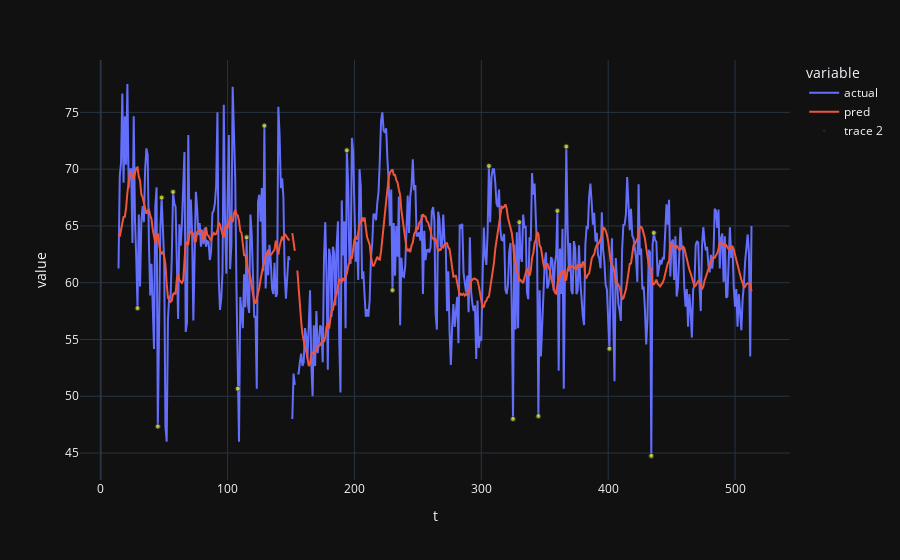
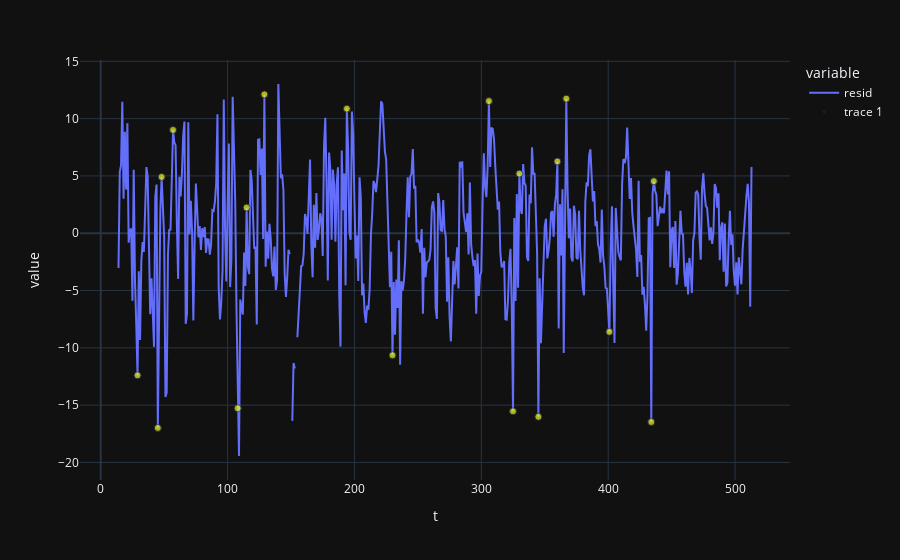

Notebook code for these charts, in order:
### Markdown cell above
### Model 1: Kalman filter + CUSUM for structural breaks

Source:
- Puhm, Martin, et al. "A Near Real-Time Method for Forest Change Detection Based on a Structural Time Series Model and the Kalman Filter." Remote Sensing 12.19 (2020): 3135.

### Code cell
""" Model setup """

import numpy as np
import bocd
import scipy as sc
from scipy import stats
from scipy.stats import multivariate_normal
from statsmodels.tsa.stattools import acovf
from scipy.ndimage.interpolation import shift

""" Kalman filter parameters """

REG_L = 14
LxL = (REG_L, REG_L)
Lx1 = (REG_L, 1)
Lx1_T = (1, REG_L)

# unobserved
zt = np.zeros(Lx1)
At = np.eye(REG_L)
wt = np.zeros(Lx1)
Rt = np.zeros(LxL)

# observed
xt = np.zeros((1,1))
Ct = np.zeros((1,REG_L)) # will hold the ARIMA lags
vt = np.zeros((1,1))
Qt = np.zeros((1,1))

### Store states and predictions
Zthat = [] # will be NxL
ZthatSize = (N, REG_L)
Xthat = [] # will be Nx1
XthatSize = (N, 1)
df_pred_vs_actual = []

### initialize until REG_L
zt = np.ones(Lx1) * (1/REG_L)
for j in range(REG_L):
    Zhat[j,:] = zt.reshape(-1,)
Rt = np.diag(np.random.gamma(1,0.1,size=REG_L)) # covar. mat is symmetric
Qt = np.random.gamma(3, 4, size=(1,1))
Pt = Rt

""" CUSUM parameters """
threshold = 20 # increase for more strict
drift = 0
gp, gn = np.zeros(N), np.zeros(N)
ta, tai, taf = np.array([[], [], []], dtype=int)
tap, tan = 0, 0
amp = np.array([])
residuals = np.empty((N, 1))
residuals[:] = np.nan
num_residuals_initialized = 0

""" Train sequentially """
timerange = range(REG_L, N-1) # data starts at 0 so start analysis at L for L lags
timerange = range(REG_L, REG_L + 500)
for i in timerange:
    if (i % 10000 == 0): print("Training observation {} / {} ...".format(i+1, n-1))
    # will predict x ~ z basically
    xt = ts[i].reshape(xt.shape)
    Ct = np.array(ts[(i-REG_L):i]).reshape(Ct.shape)
    
    # For unobserved (covariates), impute mean if lags are NaN
    # If not possible then put NA and continue
    if np.isnan([Ct]).any():
        # impute mean if possible, if not then do NA
        Ct_nonna = Ct[~np.isnan(Ct)]
        if len(Ct_nonna) < 1:
            df_pred_vs_actual.append([i, y, np.nan])
            continue
        else:
            Ct_impute = np.copy(Ct)
            Ct_impute[np.isnan(Ct_impute)] = np.nanmean(Ct_impute)
            Ct = Ct_impute

    # For missing outcome xt, update array and skip
    if (np.isnan([xt]).any()):
        df_pred_vs_actual.append([i, xt, np.nan]) # NAN prediction
        continue

    """ Run Kalman filter """
    
    ### Prediction
    zt_hat = At.dot(zt)
    Pt = At.dot(Pt).dot(At.T) + Rt
    xt_hat = Ct.dot(zt_hat)
    
    # compare against ground truth
    residual = xt - xt_hat
    
    ### Update
    Kt = Pt.dot(Ct.T).dot(sc.linalg.inv(Ct.dot(Pt).dot(Ct.T) + Qt))
    zt_hat = zt_hat + Kt.dot(xt - Ct.dot(zt_hat))
    Pt = Pt - Kt.dot(Ct).dot(Pt)
    
    ### Store predictions
    Zthat.append(zt_hat)
    Xthat.append(xt_hat)
    df_pred_vs_actual.append([i, float(xt.item()), float(xt_hat.item())])
    residuals[i] = (xt - xt_hat).item()
    num_residuals_initialized += 1
    
    """ Change point detection """

    # CUSUM on the (online) residuals
    # (only run if already have 1 or more residuals calculated, and
    # don't have all NAN residuals for the last lags)
    if num_residuals_initialized < 2 or np.isnan(residuals[(i-REG_L):i]).all():
        continue
    
    # Auto-estimate drift to be (1/2)*expected change
    # aka mean of the last REG_LAG residuals.
    drift = np.nanmean(residuals[(i-REG_L):i]) / 2
    drift = 0
    
    # Auto-estimate threshold
    
    s = np.array(residuals[i]) - np.array(residuals[i-1])
    # do not train on NaNs
    if (np.isnan(s).any()):
        continue
    gp[i] = gp[i-1] + s - drift  # cumulative sum for + change
    gn[i] = gn[i-1] - s - drift  # cumulative sum for - change
    if gp[i] < 0:
        gp[i], tap = 0, i
    if gn[i] < 0:
        gn[i], tan = 0, i
    if gp[i] > threshold or gn[i] > threshold:  # change detected!
        ta = np.append(ta, i)    # alarm index
        tai = np.append(tai, tap if gp[i] > threshold else tan)  # start
        gp[i], gn[i] = 0, 0      # reset alarm

""" Plot """
df_plt = pd.DataFrame(df_pred_vs_actual)
df_plt.columns = ['t', 'actual', 'pred']
df_plt['actual'] = df_plt['actual'].astype(float)
df_plt['resid'] = df_plt['actual'] - df_plt['pred']
df_resid = pd.DataFrame({"t": ta, "break": 1})
df_plt2 = pd.merge(df_plt, df_resid, on="t", how="left")
df_plt2[['break']] = df_plt2[['break']].fillna(0)

fig = px.line(df_plt2, x="t", y=['actual', 'pred'], template="plotly_dark")
fig.add_scatter(x=df_plt2['t'], y=df_plt2['actual'], mode="markers",
                marker_size=df_plt2['break']*5, # because binary
                marker_color=df_plt2['break'])
display(fig)

fig2 = px.line(df_plt2, x="t", y=['resid'], template="plotly_dark")
fig2.add_scatter(x=df_plt2['t'], y=df_plt2['resid'], mode="markers",
                marker_size=df_plt2['break']*7, # because binary
                marker_color=df_plt2['break'])
fig2

### Figure 1 — Plotly figure (JSON) as saved in the notebook; plotly's stock layout.template omitted (floating-point values rounded to 4 significant figures; data arrays with more than 128 entries replaced by an {"elided": "..."} marker saying what was removed)
{"data": [{"hovertemplate": "variable=actual<br>t=%{x}<br>value=%{y}<extra></extra>", "legendgroup": "actual", "line": {"color": "#636efa", "dash": "solid"}, "mode": "lines", "name": "actual", "orientation": "v", "showlegend": true, "type": "scatter", "x": {"elided": "500 int values"}, "xaxis": "x", "y": {"elided": "500 float values"}, "yaxis": "y"}, {"hovertemplate": "variable=pred<br>t=%{x}<br>value=%{y}<extra></extra>", "legendgroup": "pred", "line": {"color": "#EF553B", "dash": "solid"}, "mode": "lines", "name": "pred", "orientation": "v", "showlegend": true, "type": "scatter", "x": {"elided": "500 int values"}, "xaxis": "x", "y": {"elided": "500 float values"}, "yaxis": "y"}, {"marker": {"color": {"elided": "500 int values"}, "size": {"elided": "500 int values"}}, "mode": "markers", "type": "scatter", "x": {"elided": "500 int values"}, "y": {"elided": "500 float values"}}], "layout": {"legend": {"title": {"text": "variable"}, "tracegroupgap": 0}, "margin": {"t": 60}, "xaxis": {"anchor": "y", "domain": [0, 1], "title": {"text": "t"}}, "yaxis": {"anchor": "x", "domain": [0, 1], "title": {"text": "value"}}}}

### Figure 2 — Plotly figure (JSON) as saved in the notebook; plotly's stock layout.template omitted (floating-point values rounded to 4 significant figures; data arrays with more than 128 entries replaced by an {"elided": "..."} marker saying what was removed)
{"data": [{"hovertemplate": "variable=resid<br>t=%{x}<br>value=%{y}<extra></extra>", "legendgroup": "resid", "line": {"color": "#636efa", "dash": "solid"}, "mode": "lines", "name": "resid", "orientation": "v", "showlegend": true, "type": "scatter", "x": {"elided": "500 int values"}, "xaxis": "x", "y": {"elided": "500 float values"}, "yaxis": "y"}, {"marker": {"color": {"elided": "500 int values"}, "size": {"elided": "500 int values"}}, "mode": "markers", "type": "scatter", "x": {"elided": "500 int values"}, "y": {"elided": "500 float values"}}], "layout": {"legend": {"title": {"text": "variable"}, "tracegroupgap": 0}, "margin": {"t": 60}, "xaxis": {"anchor": "y", "domain": [0, 1], "title": {"text": "t"}}, "yaxis": {"anchor": "x", "domain": [0, 1], "title": {"text": "value"}}}}
